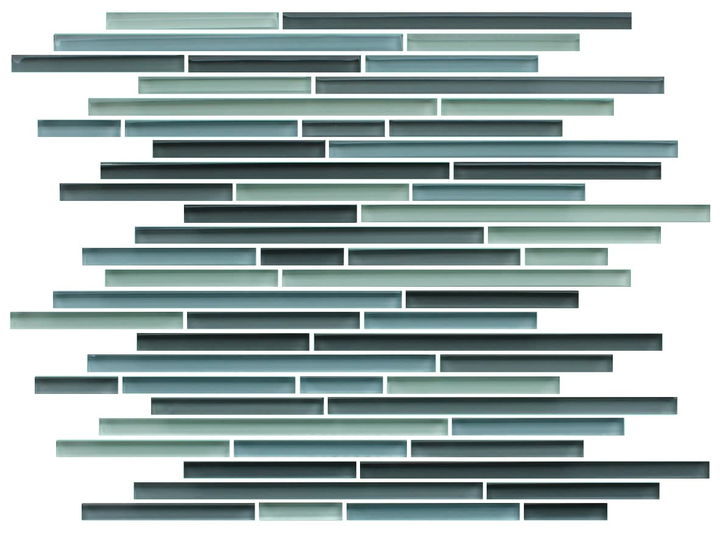
#> input picture notebooks/image.png, 720 x 534 px
$ jupyter execute 'Local Clustering.ipynb'   (shell and % lines are left out)   (older library calls are emulated)
#> lines starting #> are read from the running program, lines starting #| are printed output that depends on the picture
### python-package/numerical_methods/clustering/local_clustering.py
from numerical_methods.find_lib import _LIB

import ctypes
import numpy as np

cpp_local_clustering_l2 = _LIB._local_clustering_l2
cpp_local_clustering_l2.argtypes = [
    np.ctypeslib.ndpointer(dtype=np.float32, ndim=2, flags='C_CONTIGUOUS'),
    np.ctypeslib.ndpointer(dtype=np.int32, ndim=2, flags='C_CONTIGUOUS'),
    np.ctypeslib.ndpointer(dtype=np.float32, ndim=2, flags='C_CONTIGUOUS'),
    ctypes.c_int,
    ctypes.c_int,
    ctypes.c_int,
    ctypes.c_float,
    ctypes.c_int
]
cpp_local_clustering_l2.restype = None

cpp_local_clustering_l1 = _LIB._local_clustering_l1
cpp_local_clustering_l1.argtypes = [
    np.ctypeslib.ndpointer(dtype=np.float32, ndim=2, flags='C_CONTIGUOUS'),
    np.ctypeslib.ndpointer(dtype=np.int32, ndim=2, flags='C_CONTIGUOUS'),
    np.ctypeslib.ndpointer(dtype=np.float32, ndim=2, flags='C_CONTIGUOUS'),
    ctypes.c_int,
    ctypes.c_int,
    ctypes.c_int,
    ctypes.c_float,
    ctypes.c_int
]
cpp_local_clustering_l1.restype = None

cpp_local_clustering_l0 = _LIB._local_clustering_l0
cpp_local_clustering_l0.argtypes = [
    np.ctypeslib.ndpointer(dtype=np.float32, ndim=2, flags='C_CONTIGUOUS'),
    np.ctypeslib.ndpointer(dtype=np.int32, ndim=2, flags='C_CONTIGUOUS'),
    np.ctypeslib.ndpointer(dtype=np.float32, ndim=2, flags='C_CONTIGUOUS'),
    ctypes.c_int,
    ctypes.c_int,
    ctypes.c_int,
    ctypes.c_float,
    ctypes.c_int
]
cpp_local_clustering_l0.restype = None

def local_clustering_l2(X, k, penalty, nbiter=20):
    """
    Compute local (along y axis) clusters.
    Loss function L2

    Parameters
    ----------
    X: np.array
        Input matrix
    k: int
        number of clusters
    penalty: float
        penalize the number of jump

    Return
    ------
    np.array
        S, from which cluster
    np.array
        A, clusters
    """
    X_float = X.astype(np.float32)
    (n, m) = X_float.shape
    S = np.zeros((n, m), dtype=np.int32)
    A = X_float[np.random.choice(len(X_float), k, replace=False), :]

    cpp_local_clustering_l2(X_float, S, A, n, m, k, penalty, nbiter)
    return (S, A)

def local_clustering_l1(X, k, penalty, nbiter=20):
    """
    Compute local (along y axis) clusters.
    Loss function L1

    Parameters
    ----------
    X: np.array
        Input matrix
    k: int
        number of clusters
    penalty: float
        penalize the number of jump

    Return
    ------
    np.array
        S, from which cluster
    np.array
        A, clusters
    """
    X_float = X.astype(np.float32)
    (n, m) = X_float.shape
    S = np.zeros((n, m), dtype=np.int32)
    A = X_float[np.random.choice(len(X_float), k, replace=False), :]

    cpp_local_clustering_l1(X_float, S, A, n, m, k, penalty, nbiter)
    return (S, A)

def local_clustering_l0(X, k, penalty, nbiter=20):
    """
    Compute local (along y axis) clusters.
    Loss function L1

    Parameters
    ----------
    X: np.array
        Input matrix
    k: int
        number of clusters
    penalty: float
        penalize the number of jump

    Return
    ------
    np.array
        S, from which cluster
    np.array
        A, clusters
    """
    X_float = X.astype(np.float32)
    (n, m) = X_float.shape
    S = np.zeros((n, m), dtype=np.int32)
    A = X_float[np.random.choice(len(X_float), k, replace=False), :]

    cpp_local_clustering_l0(X_float, S, A, n, m, k, penalty, nbiter)
    return (S, A)

# [5 lines left out: function build_SA, not called in this run]

### notebooks/Local Clustering.ipynb
[cell 1]
import numerical_methods.clustering.local_clustering as lc

[cell 2]
import numpy as np

[cell 3]
def build_SA(S, A):
    _, m = S.shape
    x = np.arange(m)
    # x will be broadcast to the size of S
    return A[S, x]

[cell 4]
from PIL import Image
img = Image.open('image.png').convert('LA')
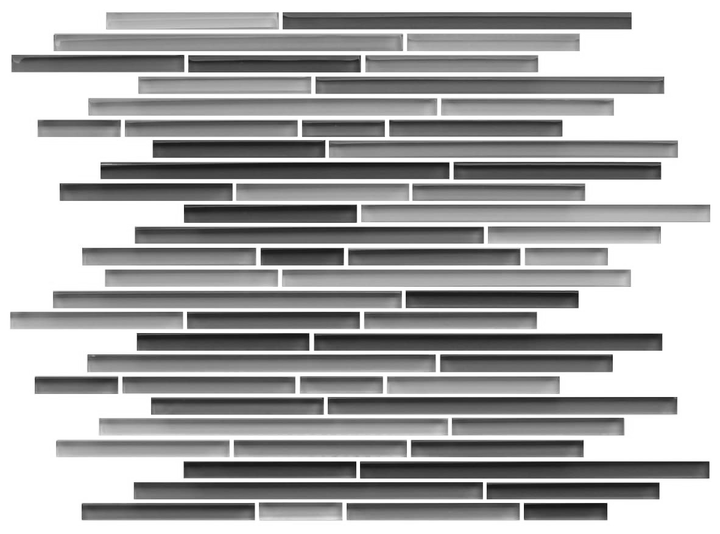
#> img: PIL image 720x534 LA; mean R, G, B, A 172.2, 172.2, 172.2, 255

[cell 5]
import numpy as np
import matplotlib.pyplot as plt
import matplotlib.image as mpimg

def rgb2gray(rgb):
    return np.dot(rgb[...,:3], [0.299, 0.587, 0.114])

img = mpimg.imread('image.png')
#> img: shape (534, 720, 3) float32
gray = rgb2gray(img)
plt.imshow(gray, cmap = plt.get_cmap('gray'))
plt.show()

[cell 6]
S, A = lc.local_clustering_l2(gray, 3, 10, nbiter=100)
#> S: shape (534, 720) int32; every value is 0

[cell 7]
plt.imshow(A, cmap = plt.get_cmap('gray'), interpolation='nearest', aspect='auto')
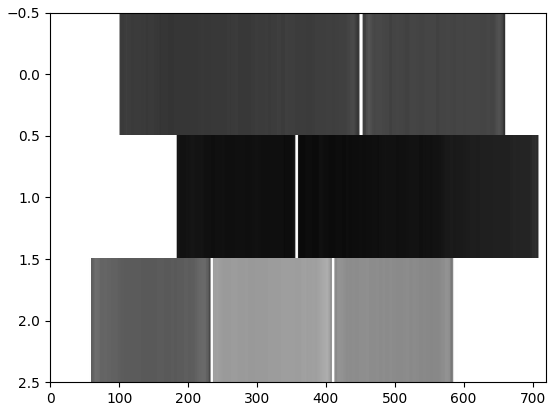
#> figure drawn by matplotlib, 1 panel

[cell 8]
plt.imshow(build_SA(S, A), cmap = plt.get_cmap('gray'), interpolation='nearest', aspect='auto')
#> in build_SA, `return A[S, x]`:
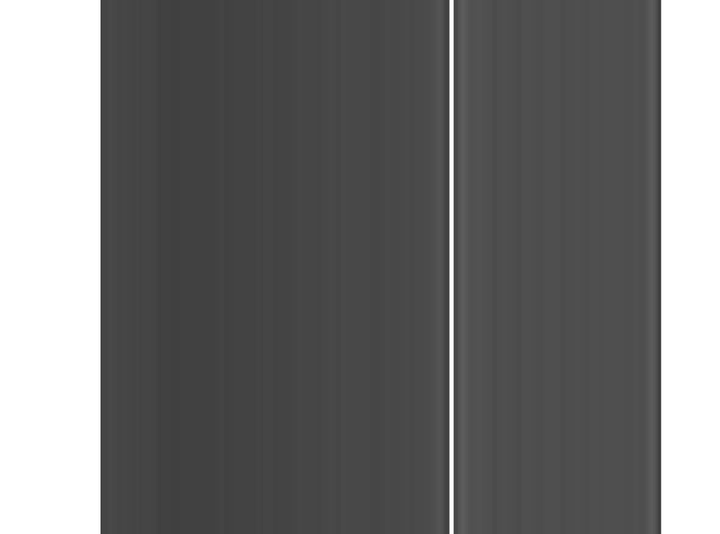
#> returned value: shape (534, 720) float32; min 0.202, max 1, mean 0.449

[cell 9]
plt.imshow(S, interpolation='nearest', aspect='auto')

[cell 10]
S, A = lc.local_clustering_l1(gray, 3, 10, nbiter=100)

[cell 11]
plt.imshow(A, cmap = plt.get_cmap('gray'), interpolation='nearest', aspect='auto')
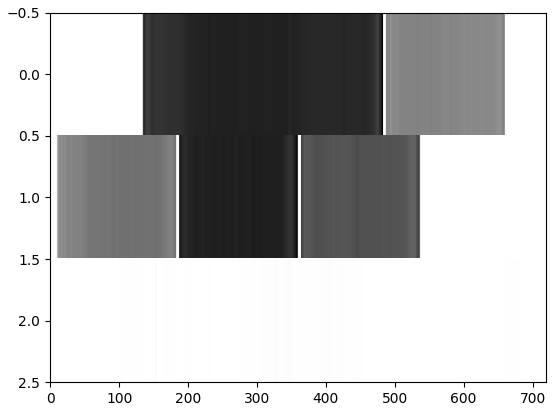
#> figure drawn by matplotlib, 1 panel

[cell 12]
plt.imshow(build_SA(S, A), cmap = plt.get_cmap('gray'), interpolation='nearest', aspect='auto')
#> in build_SA (call 2), `return A[S, x]`:
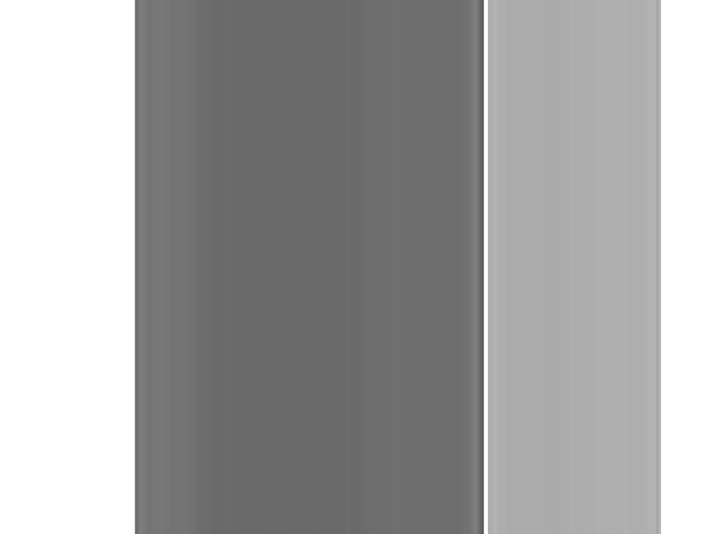
#> returned value: shape (534, 720) float32; min 0.342, max 1, mean 0.648

[cell 13]
plt.imshow(S, interpolation='nearest', aspect='auto')

[cell 14]
gray_low = np.digitize(gray, np.arange(0,1.1,0.1)).astype(np.float)/10
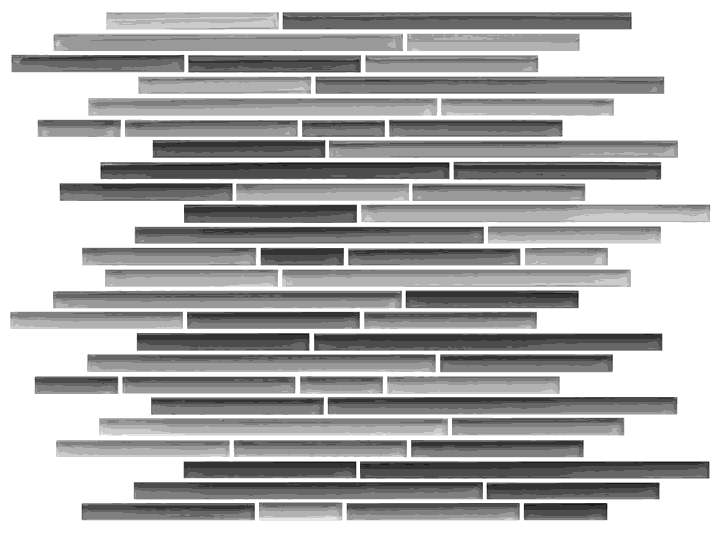
#> gray_low: shape (534, 720) float64; min 0.1, max 1, mean 0.706

[cell 15]
S, A = lc.local_clustering_l0(gray_low, 3, 10, nbiter=100)

[cell 16]
plt.imshow(A, cmap = plt.get_cmap('gray'), interpolation='nearest', aspect='auto')
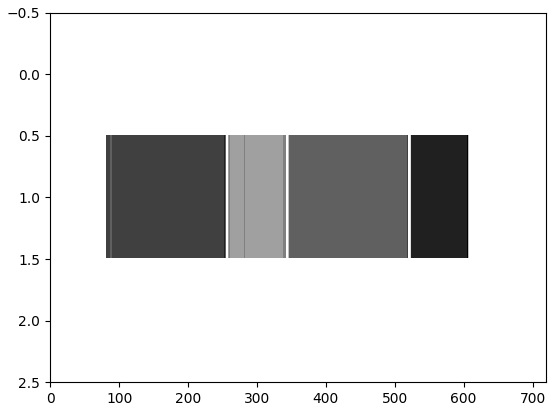
#> figure drawn by matplotlib, 1 panel

[cell 17]
plt.imshow(gray_low, cmap = plt.get_cmap('gray'), interpolation='nearest', aspect='auto')

[cell 18]
plt.imshow(S, interpolation='nearest', aspect='auto')
